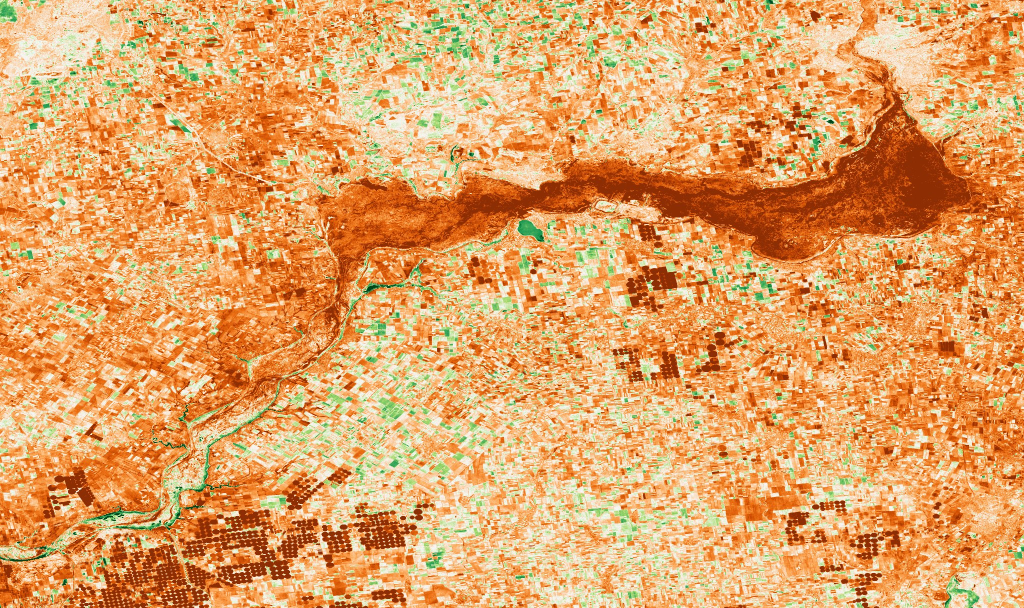
#> input picture landchange/ndmi-change.jpg, 2048 x 1216 px (shown at 1/2 size)
$ python sidebyside.py ../../landchange/ndmi-change.jpg ../../landchange/ndvi-2021.jpg out.png
#> lines starting #> are read from the running program, lines starting #| are printed output that depends on the picture
"""sidebyside.py grid.jpg figure.png out.jpg — gridded imagery left, report figure right, same height."""
import sys
from PIL import Image
a = Image.open(sys.argv[1]).convert("RGB"); b = Image.open(sys.argv[2]).convert("RGB")
#> further down, a is the input picture: PIL image 2048x1216 RGB; mean R, G, B 224.8, 163.7, 102.2
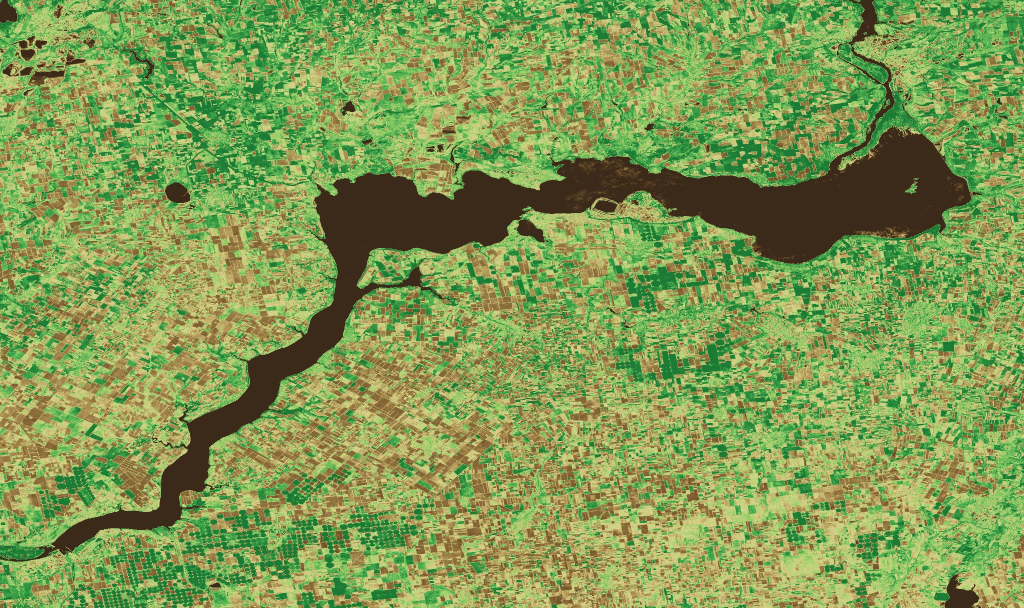
#> input picture landchange/ndvi-2021.jpg, 2048 x 1216 px (shown at 1/2 size)
#> further down, b is the input picture: PIL image 2048x1216 RGB; mean R, G, B 128, 154.3, 83.2
H = 900
a = a.resize((int(a.width * H / a.height), H)); b = b.resize((int(b.width * H / b.height), H))
#> after `a = a.resize((int(a.width * H / a.height), H))`:
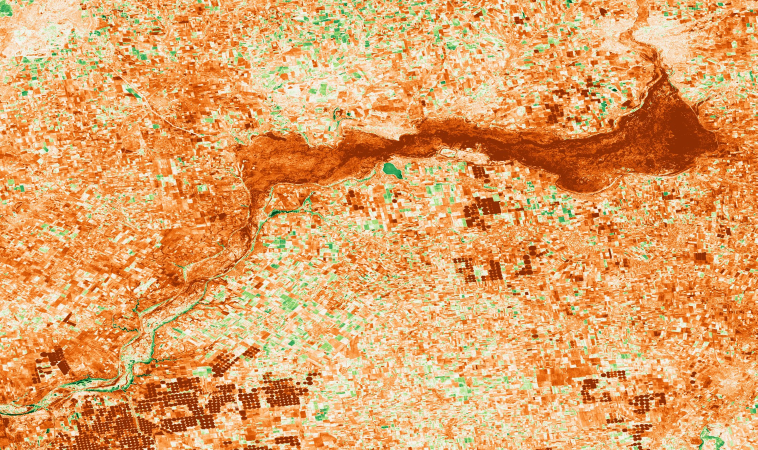
#> a: PIL image 1515x900 RGB (shown at 1/2 size); mean R, G, B 224.7, 163.7, 102.2
#> after `b = b.resize((int(b.width * H / b.height), H))`:
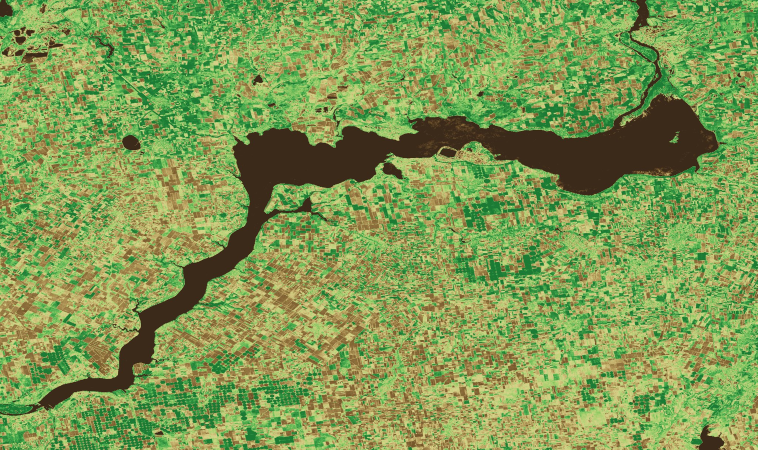
#> b: PIL image 1515x900 RGB (shown at 1/2 size); mean R, G, B 128, 154.3, 83.2
out = Image.new("RGB", (a.width + b.width + 10, H), "white"); out.paste(a, (0, 0)); out.paste(b, (a.width + 10, 0)); out.save(sys.argv[3], quality=88)
#> after `out = Image.new('RGB', (a.width + b.width + 10, H), 'white')`: out: PIL image 3040x900 RGB; every value is 255
#> after `out.paste(a, (0, 0))`:
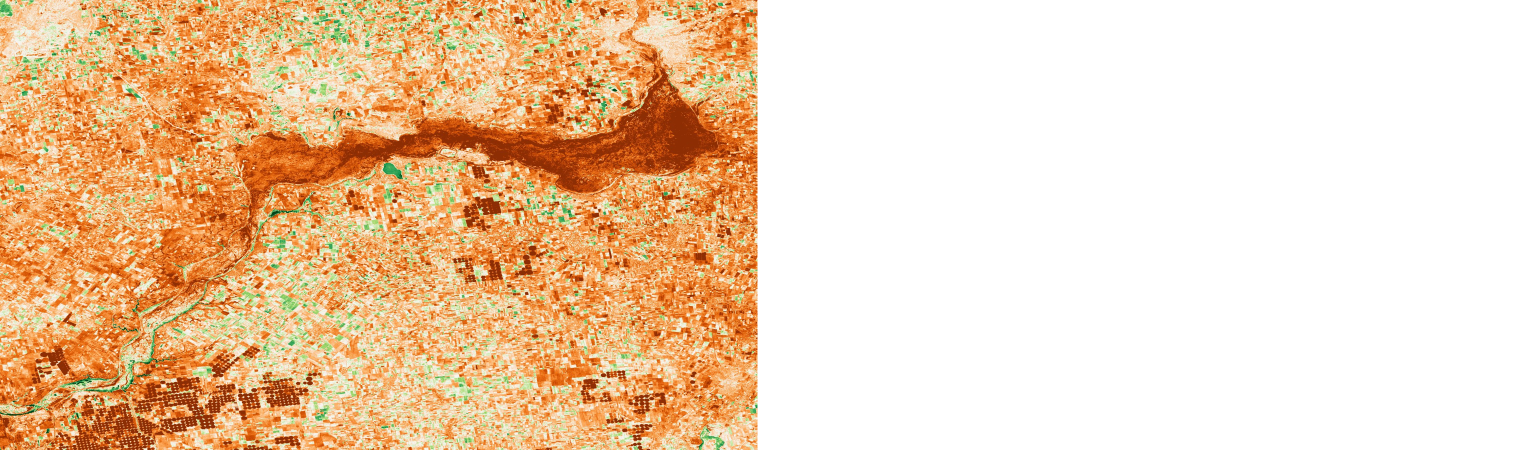
#> out: PIL image 3040x900 RGB (shown at 1/2 size); mean R, G, B 239.9, 209.5, 178.9
#> after `out.paste(b, (a.width + 10, 0))`:
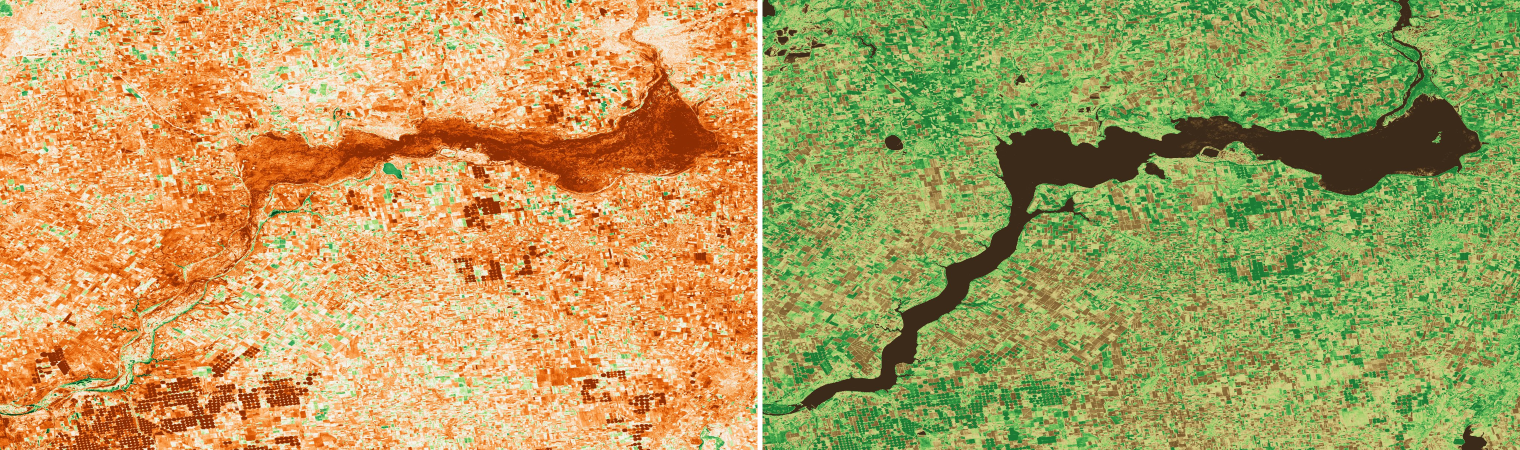
#> out: PIL image 3040x900 RGB (shown at 1/2 size); mean R, G, B 176.6, 159.3, 93.3
